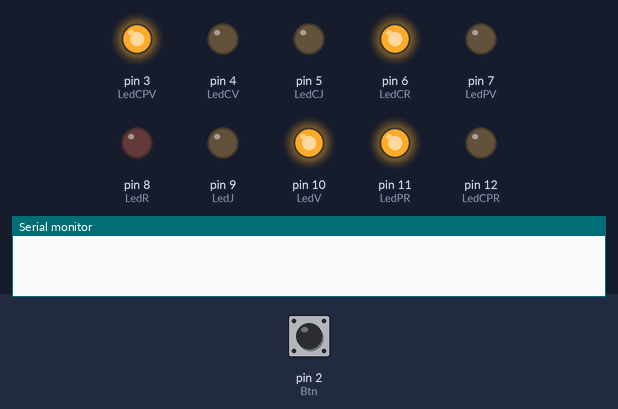
The sketch below on a simulated Arduino Uno, built with avr-gcc and run on an emulated ATmega328P. Parts: output pins drawn as LEDs (lit = HIGH), the last lines printed to the serial monitor. Inputs (shaded band) come from the test bench; at power-on: pin 2 (Btn) HIGH.

Above: at 1.2 s.
1.3 s: pin 2 (Btn) pulled LOW for 0.15 s
At 6.2 s:
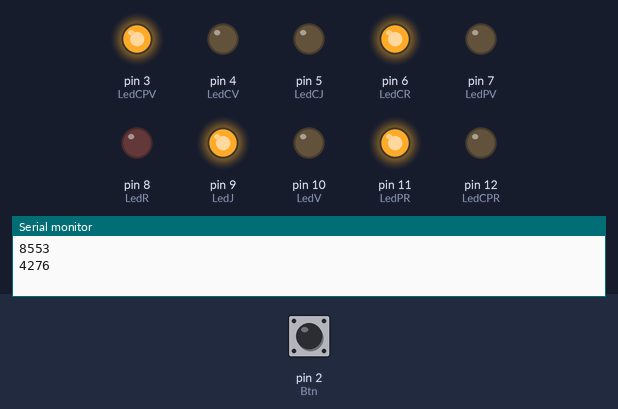
At 9.7 s:
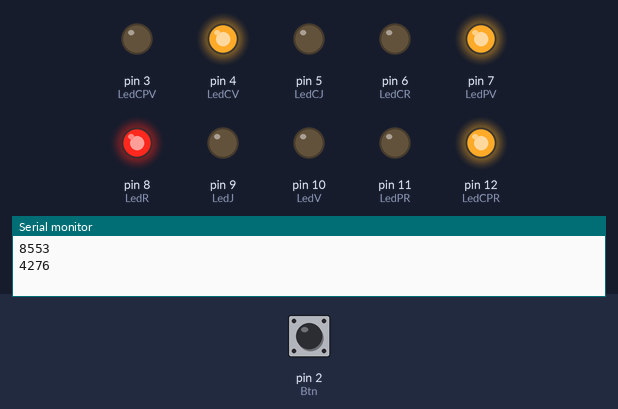
Timing chart, 0 to 41.3 s (numbered marks = the images above; inputs shaded):
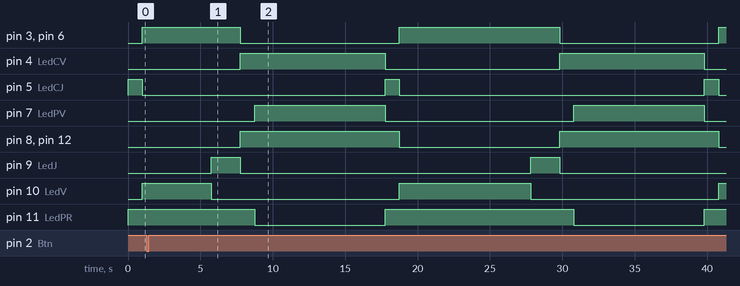

The sketch:

sketch_dec07a.ino
```cpp
// Programme simulant dex feux rouge de deux cotés pour les véhicules et un feu pour les piétons
// Un bouton est mis à disposition aux piétons pour diviser par deux le temps d'éclairage du feu vert des véhicules


int LedR = 8;
int LedJ = 9;
int LedV = 10;

int LedCR = 6;
int LedCJ = 5;
int LedCV = 4;

int LedPV = 7;
int LedPR = 11;
int LedCPV = 3;
int LedCPR = 12;

int Btn = 2;

volatile int cpt = 0;

bool flag = true;

void appuisPieton(){
  if(flag){
    Serial.println(cpt);
    cpt = cpt/2;
    Serial.println(cpt);
    flag = false;
  }
}


void setup() {
  // put your setup code here, to run once:

  pinMode(LedR,OUTPUT);
  pinMode(LedJ,OUTPUT);
  pinMode(LedV,OUTPUT);
  pinMode(LedCR,OUTPUT);
  pinMode(LedCJ,OUTPUT);
  pinMode(LedCV,OUTPUT);
  pinMode(LedPV,OUTPUT);
  pinMode(LedPR,OUTPUT);
  pinMode(LedCPV,OUTPUT);
  pinMode(LedCPR,OUTPUT);
  pinMode(Btn,INPUT_PULLUP);
  attachInterrupt(0, appuisPieton, RISING);
  Serial.begin(9600);
}

void loop() {
  digitalWrite(LedPV,LOW);
  digitalWrite(LedPR,HIGH);
  digitalWrite(LedCV,LOW);
  digitalWrite(LedCJ,HIGH);

  delay(1000);
  digitalWrite(LedCJ,LOW);
  digitalWrite(LedR,LOW);
  digitalWrite(LedV,HIGH);
  digitalWrite(LedCR,HIGH);
  digitalWrite(LedCPR,LOW);
  digitalWrite(LedCPV,HIGH);
  for(cpt = 9000; cpt > 0; cpt--){
    delay(1);
   //Serial.println(cpt);
  }
  digitalWrite(LedV,LOW);
  digitalWrite(LedJ,HIGH);
  delay(2000);
  digitalWrite(LedJ,LOW);
  digitalWrite(LedCPR,HIGH);
  digitalWrite(LedCR,LOW);
  digitalWrite(LedCV,HIGH);
  digitalWrite(LedCPV,LOW);
  digitalWrite(LedR,HIGH);
  delay(1000);
  digitalWrite(LedPR,LOW);
  digitalWrite(LedPV,HIGH);
  delay(9000);
  flag = true;
}
```

Measured:
- by itself, pin 3 (LedCPV), pin 6 (LedCR): alternates HIGH for 11.1 s and LOW for 11.0 s
- by itself, pin 4 (LedCV): alternates HIGH for 10.0 s and LOW for 12.1 s
- by itself, pin 5 (LedCJ): alternates HIGH for 1.0 s and LOW for 21.1 s
- by itself, pin 7 (LedPV): alternates HIGH for 9.0 s and LOW for 13.1 s
- by itself, pin 8 (LedR), pin 12 (LedCPR): alternates HIGH for 11.0 s and LOW for 11.1 s
- by itself, pin 9 (LedJ): alternates HIGH for 2.0 s and LOW for 20.1 s
- by itself, pin 10 (LedV): alternates HIGH for 9.1 s and LOW for 13.0 s
- by itself, pin 11 (LedPR): alternates HIGH for 13.1 s and LOW for 9.0 s
